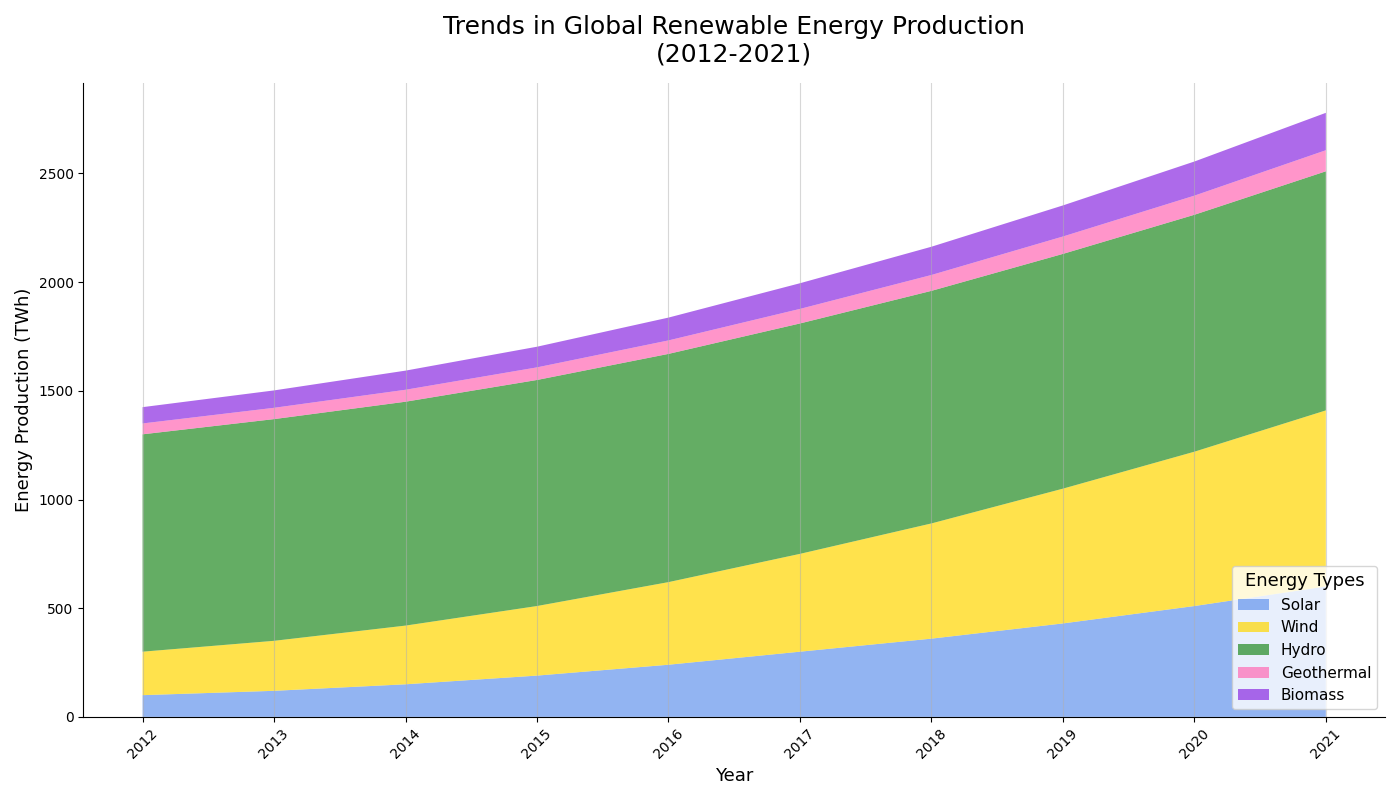

Reproduce this figure in Python.
import matplotlib.pyplot as plt
import numpy as np

years = np.arange(2012, 2022)

solar = np.array([100, 120, 150, 190, 240, 300, 360, 430, 510, 600])
wind = np.array([200, 230, 270, 320, 380, 450, 530, 620, 710, 810])
hydro = np.array([1000, 1020, 1030, 1040, 1050, 1060, 1070, 1080, 1090, 1100])
geothermal = np.array([50, 52, 55, 58, 62, 67, 73, 80, 88, 97])
biomass = np.array([75, 80, 88, 95, 105, 118, 130, 143, 157, 172])

energy_sources = np.vstack([solar, wind, hydro, geothermal, biomass])

# Altered colors for energy sources
altered_colors = ['#6495ED', '#FFD700', '#228B22', '#FF69B4', '#8A2BE2']

fig, ax = plt.subplots(figsize=(14, 8))

ax.stackplot(years, energy_sources, labels=['Solar', 'Wind', 'Hydro', 'Geothermal', 'Biomass'], colors=altered_colors, alpha=0.7)

ax.set_title('Trends in Global Renewable Energy Production\n(2012-2021)', fontsize=18, fontweight='normal', pad=15)
ax.set_xlabel('Year', fontsize=13)
ax.set_ylabel('Energy Production (TWh)', fontsize=13)

# Randomly changing legend location and text properties
ax.legend(loc='lower right', title='Energy Types', fontsize=11, title_fontsize='13')

# Alter grid style
ax.xaxis.grid(True, linestyle='-', alpha=0.5)

# Randomly alter xticklabels
ax.set_xticks(years)
ax.set_xticklabels([str(year) for year in years], fontsize=10, rotation=45)

# Remove spines to alter border appearance
ax.spines['top'].set_visible(False)
ax.spines['right'].set_visible(False)

plt.tight_layout()
plt.show()
